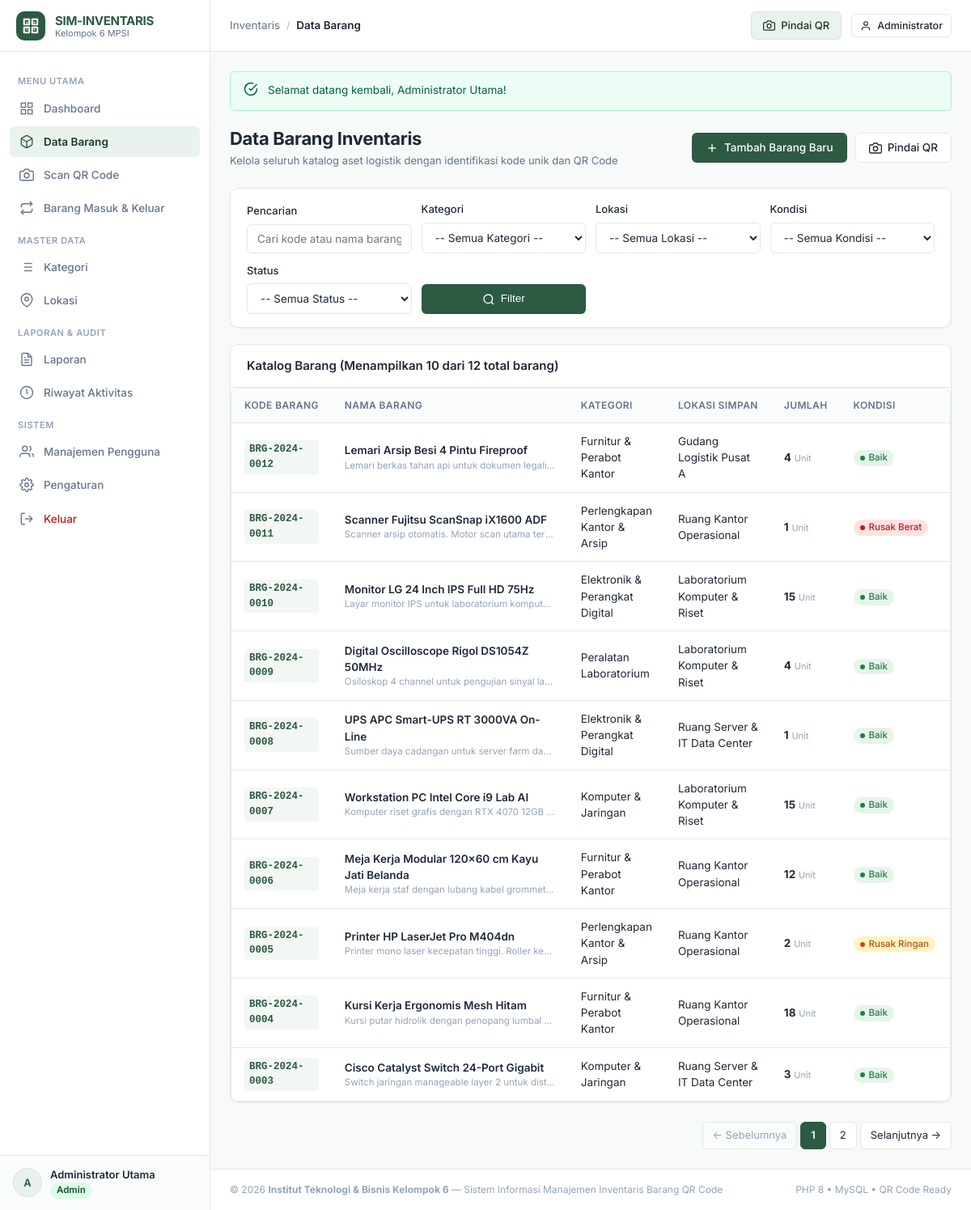
Screenshot of /items/index.php (signed in) with the database file from the repository.
### tables this page shows
CREATE TABLE `items` (
  `id` INT AUTO_INCREMENT PRIMARY KEY,
  `item_code` VARCHAR(50) NOT NULL UNIQUE,
  `name` VARCHAR(150) NOT NULL,
  `category_id` INT NOT NULL,
  `location_id` INT NOT NULL,
  `quantity` INT NOT NULL DEFAULT 0,
  `unit` VARCHAR(30) NOT NULL DEFAULT 'Unit',
  `item_condition` ENUM('Baik', 'Rusak Ringan', 'Rusak Berat') NOT NULL DEFAULT 'Baik',
  `status` ENUM('Tersedia', 'Dipinjam', 'Habis', 'Dalam Perbaikan', 'Afkir') NOT NULL DEFAULT 'Tersedia',
  `entry_date` DATE NOT NULL,
  `description` TEXT NULL,
  `qr_code_text` VARCHAR(255) NOT NULL,
  `created_by` INT NULL,
  `created_at` TIMESTAMP DEFAULT CURRENT_TIMESTAMP,
  `updated_at` TIMESTAMP DEFAULT CURRENT_TIMESTAMP ON UPDATE CURRENT_TIMESTAMP,
  CONSTRAINT `fk_items_category` FOREIGN KEY (`category_id`) REFERENCES `categories` (`id`) ON UPDATE CASCADE,
  CONSTRAINT `fk_items_location` FOREIGN KEY (`location_id`) REFERENCES `locations` (`id`) ON UPDATE CASCADE,
  CONSTRAINT `fk_items_created_by` FOREIGN KEY (`created_by`) REFERENCES `users` (`id`) ON DELETE SET NULL ON UPDATE CASCADE
);

CREATE TABLE `categories` (
  `id` INT AUTO_INCREMENT PRIMARY KEY,
  `code` VARCHAR(20) NOT NULL UNIQUE,
  `name` VARCHAR(100) NOT NULL,
  `description` TEXT NULL,
  `created_at` TIMESTAMP DEFAULT CURRENT_TIMESTAMP,
  `updated_at` TIMESTAMP DEFAULT CURRENT_TIMESTAMP ON UPDATE CURRENT_TIMESTAMP
);

CREATE TABLE `locations` (
  `id` INT AUTO_INCREMENT PRIMARY KEY,
  `code` VARCHAR(20) NOT NULL UNIQUE,
  `name` VARCHAR(100) NOT NULL,
  `building` VARCHAR(100) NULL,
  `floor` VARCHAR(50) NULL,
  `description` TEXT NULL,
  `created_at` TIMESTAMP DEFAULT CURRENT_TIMESTAMP,
  `updated_at` TIMESTAMP DEFAULT CURRENT_TIMESTAMP ON UPDATE CURRENT_TIMESTAMP
);

### config/session.php (called while the page is built, shortened)
<?php
function isLoggedIn(): bool {
    return !empty($_SESSION['user_id']) && !empty($_SESSION['user']);
}
function currentRole(): string {
    return $_SESSION['user']['role_name'] ?? 'guest';
}
function hasRole($roles): bool {
    $roles = is_array($roles) ? $roles : [$roles];
    return in_array(currentRole(), $roles, true);
}
function canEdit(): bool {
    return hasRole(['admin', 'petugas']);
}

### items/index.php (the view, shortened to what this page needs)
<?php
require_once __DIR__ . '/../config/session.php';
require_once __DIR__ . '/../config/helpers.php';
$pdo = getDbConnection();
$search = trim($_GET['search'] ?? '');
$categoryId = trim($_GET['category_id'] ?? '');
$locationId = trim($_GET['location_id'] ?? '');
$condition = trim($_GET['condition'] ?? '');
$status = trim($_GET['status'] ?? '');
$page = max(1, (int)($_GET['page'] ?? 1));
$perPage = 10;
$offset = ($page - 1) * $perPage;
$conditions = [];
$params = [];
$whereSql = !empty($conditions) ? 'WHERE ' . implode(' AND ', $conditions) : '';
$countStmt = $pdo->prepare("SELECT COUNT(*) FROM items i {$whereSql}");
$countStmt->execute($params);
$totalRows = (int)$countStmt->fetchColumn();
$totalPages = ceil($totalRows / $perPage);
$sql = "
    SELECT i.*, c.name as category_name, l.name as location_name
    FROM items i
    JOIN categories c ON i.category_id = c.id
    JOIN locations l ON i.location_id = l.id
    {$whereSql}
    ORDER BY i.id DESC
    LIMIT {$perPage} OFFSET {$offset}
";
$stmt = $pdo->prepare($sql);
$stmt->execute($params);
$items = $stmt->fetchAll();
require_once __DIR__ . '/../includes/header.php';
require_once __DIR__ . '/../includes/sidebar.php';
require_once __DIR__ . '/../includes/navbar.php';
?>
<div class="page-header">
    <div class="page-title">
        <h1>Data Barang Inventaris</h1>
        <p>Kelola seluruh katalog aset logistik dengan identifikasi kode unik dan QR Code</p>
    </div>
    <div class="page-actions">
        <?php if (canEdit()): ?>
            <a href="<?= url('items/create.php') ?>" class="btn btn-primary">
                <svg width="16" height="16" viewBox="0 0 24 24" fill="none" stroke="currentColor" stroke-width="2"><line x1="12" y1="5" x2="12" y2="19"></line><line x1="5" y1="12" x2="19" y2="12"></line></svg>
                <span>Tambah Barang Baru</span>
            </a>
        <?php endif; ?>
        <a href="<?= url('scan/index.php') ?>" class="btn btn-secondary">
            <svg width="16" height="16" viewBox="0 0 24 24" fill="none" stroke="currentColor" stroke-width="2"><path d="M23 19a2 2 0 0 1-2 2H3a2 2 0 0 1-2-2V8a2 2 0 0 1 2-2h4l2-3h6l2 3h4a2 2 0 0 1 2 2z"></path><circle cx="12" cy="13" r="4"></circle></svg>
            <span>Pindai QR</span>
        </a>
    </div>
</div>
<div class="filter-card">
    <form method="GET" action="" class="filter-grid">
        <div>
            <label class="form-label" for="search">Pencarian</label>
            <input type="text" id="search" name="search" class="form-control" placeholder="Cari kode atau nama barang..." value="<?= e($search) ?>">
        </div>
        <div>
            <label class="form-label" for="category_id">Kategori</label>
            <select id="category_id" name="category_id" class="form-select">
                <option value="">-- Semua Kategori --</option>
            </select>
        </div>
        <div>
            <label class="form-label" for="location_id">Lokasi</label>
            <select id="location_id" name="location_id" class="form-select">
                <option value="">-- Semua Lokasi --</option>
            </select>
        </div>
        <div>
            <label class="form-label" for="condition">Kondisi</label>
            <select id="condition" name="condition" class="form-select">
                <option value="">-- Semua Kondisi --</option>
            </select>
        </div>
        <div>
            <label class="form-label" for="status">Status</label>
            <select id="status" name="status" class="form-select">
                <option value="">-- Semua Status --</option>
            </select>
        </div>
        <div style="display: flex; gap: 8px;">
            <button type="submit" class="btn btn-primary" style="flex: 1;">
                <svg width="15" height="15" viewBox="0 0 24 24" fill="none" stroke="currentColor" stroke-width="2"><circle cx="11" cy="11" r="8"></circle><line x1="21" y1="21" x2="16.65" y2="16.65"></line></svg>
                <span>Filter</span>
            </button>
        </div>
    </form>
</div>
<div class="card">
    <div class="card-header">
        <h2 class="card-title">Katalog Barang (Menampilkan <?= count($items) ?> dari <?= formatNumber($totalRows) ?> total barang)</h2>
    </div>
    <div class="table-responsive">
        <table class="table">
            <thead>
                <tr>
                    <th style="width: 130px;">Kode Barang</th>
                    <th>Nama Barang</th>
                    <th>Kategori</th>
                    <th>Lokasi Simpan</th>
                    <th>Jumlah</th>
                    <th>Kondisi</th>
                    <th>Status</th>
                </tr>
            </thead>
            <tbody>
                <?php if (empty($items)): ?>
                    <tr>
                        <td colspan="9" style="text-align: center; color: var(--color-text-subtle); padding: 32px;">
                            <svg width="36" height="36" viewBox="0 0 24 24" fill="none" stroke="currentColor" stroke-width="1.5" style="margin-bottom: 8px; opacity: 0.5;"><circle cx="11" cy="11" r="8"></circle><line x1="21" y1="21" x2="16.65" y2="16.65"></line></svg>
                            <div>Tidak ada data barang yang sesuai dengan kriteria filter.</div>
                        </td>
                    </tr>
                <?php else: ?>
                    <?php foreach ($items as $item): ?>
                        <tr>
                            <td>
                                <a href="<?= url('items/detail.php?code=' . urlencode($item['item_code'])) ?>" class="table-code">
                                    <?= e($item['item_code']) ?>
                                </a>
                            </td>
                            <td>
                                <div style="font-weight: 600;">
                                    <a href="<?= url('items/detail.php?code=' . urlencode($item['item_code'])) ?>" style="color: var(--color-text-main);">
                                        <?= e($item['name']) ?>
                                    </a>
                                </div>
                                <?php if (!empty($item['description'])): ?>
                                    <div style="font-size: 11.5px; color: var(--color-text-subtle); max-width: 260px; white-space: nowrap; overflow: hidden; text-overflow: ellipsis;">
                                        <?= e($item['description']) ?>
                                    </div>
                                <?php endif; ?>
                            </td>
                            <td><?= e($item['category_name']) ?></td>
                            <td><?= e($item['location_name']) ?></td>
                            <td><strong><?= formatNumber($item['quantity']) ?></strong> <span style="font-size: 11px; color: var(--color-text-subtle);"><?= e($item['unit']) ?></span></td>
                            <td><?= getConditionBadge($item['item_condition']) ?></td>
                            <td><?= getStatusBadge($item['status']) ?></td>
                        </tr>
                    <?php endforeach; ?>
                <?php endif; ?>
            </tbody>
        </table>
    </div>
</div>
<?= renderPagination($page, $totalPages, url('items/index.php'), [
    'search' => $search,
    'category_id' => $categoryId,
    'location_id' => $locationId,
    'condition' => $condition,
    'status' => $status
]) ?>
<?php require_once __DIR__ . '/../includes/footer.php'; ?>

### config/helpers.php (shortened to what this page needs)
<?php
require_once __DIR__ . '/session.php';
function e(?string $string): string {
    return htmlspecialchars($string ?? '', ENT_QUOTES, 'UTF-8');
}
function url(string $path = ''): string {
    $path = ltrim($path, '/');
    return BASE_URL . ($path !== '' ? '/' . $path : '');
}
function formatNumber($num): string {
    return number_format((float)$num, 0, ',', '.');
}
function getConditionBadge(string $condition): string {
    switch ($condition) {
        case 'Baik':
            return '<span class="badge badge-success"><span class="dot dot-success"></span>Baik</span>';
        case 'Rusak Ringan':
            return '<span class="badge badge-warning"><span class="dot dot-warning"></span>Rusak Ringan</span>';
        case 'Rusak Berat':
            return '<span class="badge badge-danger"><span class="dot dot-danger"></span>Rusak Berat</span>';
    }
}
function getRoleBadge(string $role): string {
    switch ($role) {
        case 'admin':
            return '<span class="badge badge-admin">Admin</span>';
    }
}
function renderPagination(int $currentPage, int $totalPages, string $baseUrl, array $queryParams = []): string {
    $html = '<nav class="pagination-container" aria-label="Navigasi Halaman"><ul class="pagination">';
    if ($currentPage > 1) {
        $queryParams['page'] = $currentPage - 1;
        $prevUrl = $baseUrl . '?' . http_build_query($queryParams);
        $html .= '<li class="page-item"><a class="page-link" href="' . e($prevUrl) . '">&larr; Sebelumnya</a></li>';
    } else {
        $html .= '<li class="page-item disabled"><span class="page-link">&larr; Sebelumnya</span></li>';
    }
    $start = max(1, $currentPage - 2);
    $end = min($totalPages, $currentPage + 2);
    for ($i = $start; $i <= $end; $i++) {
        $queryParams['page'] = $i;
        $url = $baseUrl . '?' . http_build_query($queryParams);
        $activeClass = ($i === $currentPage) ? ' active' : '';
        $html .= '<li class="page-item' . $activeClass . '"><a class="page-link" href="' . e($url) . '">' . $i . '</a></li>';
    }
    if ($currentPage < $totalPages) {
        $queryParams['page'] = $currentPage + 1;
        $nextUrl = $baseUrl . '?' . http_build_query($queryParams);
        $html .= '<li class="page-item"><a class="page-link" href="' . e($nextUrl) . '">Selanjutnya &rarr;</a></li>';
    } else {
        $html .= '<li class="page-item disabled"><span class="page-link">Selanjutnya &rarr;</span></li>';
    }
    $html .= '</ul></nav>';
    return $html;
}

### rows the page displays
items: item_code "BRG-2024-0012", name "Lemari Arsip Besi 4 Pintu Fireproof", description "Lemari berkas tahan api untuk dokumen legali…", category.name "Furnitur & Perabot Kantor", location.name "Gudang Logistik Pusat A", quantity "4", unit "Unit", item_condition "Baik" (drawn)
items: item_code "BRG-2024-0011", name "Scanner Fujitsu ScanSnap iX1600 ADF", description "Scanner arsip otomatis. Motor scan utama ter…", category.name "Perlengkapan Kantor & Arsip", location.name "Ruang Kantor Operasional", quantity "1", unit "Unit", item_condition "Rusak Berat" (drawn)
items: item_code "BRG-2024-0010", name "Monitor LG 24 Inch IPS Full HD 75Hz", description "Layar monitor IPS untuk laboratorium komput…", category.name "Elektronik & Perangkat Digital", location.name "Laboratorium Komputer & Riset", quantity "15", unit "Unit", item_condition "Baik" (drawn)
items: item_code "BRG-2024-0009", name "Digital Oscilloscope Rigol DS1054Z 50MHz", description "Osiloskop 4 channel untuk pengujian sinyal la…", category.name "Peralatan Laboratorium", location.name "Laboratorium Komputer & Riset", quantity "4", unit "Unit", item_condition "Baik" (drawn)
items: item_code "BRG-2024-0008", name "UPS APC Smart-UPS RT 3000VA On-Line", description "Sumber daya cadangan untuk server farm da…", category.name "Elektronik & Perangkat Digital", location.name "Ruang Server & IT Data Center", quantity "1", unit "Unit", item_condition "Baik" (drawn)
items: item_code "BRG-2024-0007", name "Workstation PC Intel Core i9 Lab AI", description "Komputer riset grafis dengan RTX 4070 12GB…", category.name "Komputer & Jaringan", location.name "Laboratorium Komputer & Riset", quantity "15", unit "Unit", item_condition "Baik" (drawn)
items: item_code "BRG-2024-0006", name "Meja Kerja Modular 120x60 cm Kayu Jati Belanda", description "Meja kerja staf dengan lubang kabel grommet…", category.name "Furnitur & Perabot Kantor", location.name "Ruang Kantor Operasional", quantity "12", unit "Unit", item_condition "Baik" (drawn)
items: item_code "BRG-2024-0005", name "Printer HP LaserJet Pro M404dn", description "Printer mono laser kecepatan tinggi. Roller ke…", category.name "Perlengkapan Kantor & Arsip", location.name "Ruang Kantor Operasional", quantity "2", unit "Unit", item_condition "Rusak Ringan" (drawn)
items: item_code "BRG-2024-0004", name "Kursi Kerja Ergonomis Mesh Hitam", description "Kursi putar hidrolik dengan penopang lumbal…", category.name "Furnitur & Perabot Kantor", location.name "Ruang Kantor Operasional", quantity "18", unit "Unit", item_condition "Baik" (drawn)
items: item_code "BRG-2024-0003", name "Cisco Catalyst Switch 24-Port Gigabit", description "Switch jaringan manageable layer 2 untuk dist…", category.name "Komputer & Jaringan", location.name "Ruang Server & IT Data Center", quantity "3", unit "Unit", item_condition "Baik" (drawn)

### other values shown
getSetting('app_name', 'SIM-INVENTARIS') "SIM-INVENTARIS"
substr($user['full_name'] ?? 'U', 0, 1) "A"
$user['full_name'] "Administrator Utama"
$breadcrumbTitle "Data Barang"
explode(' ', $user['full_name'] ?? 'Profil')[0] "Administrator"
$flash['message'] "Selamat datang kembali, Administrator Utama!"
count($items) "10"
formatNumber($totalRows) "12"
getSetting('institution_name', 'Kelompok 6 MPSI') "Institut Teknologi & Bisnis Kelompok 6"
getSetting('app_title', 'Sistem Informasi Manajemen Inventaris') "Sistem Informasi Manajemen Inventaris Barang QR Code"
